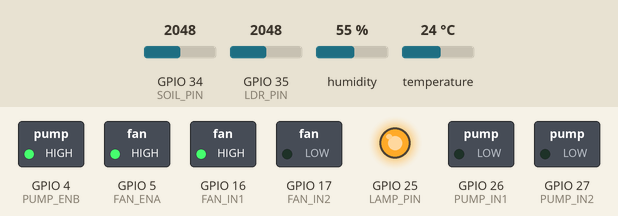
Simulated run of this sketch. Board: ESP32. Shown: switched loads named in the sketch (green lamp = pin HIGH), output pins drawn as LEDs (lit = HIGH). Inputs (shaded band) come from the test bench; at power-on: humidity 55 %, GPIO 34 (SOIL_PIN) = 2048, GPIO 35 (LDR_PIN) = 2048, temperature 24 °C. WiFi joins after 1.5 s; servers stay silent unless stated; uploads are accepted with an empty reply; what the sketch prints to the serial monitor is not drawn.

Above: at 4.7 s.
4.8 s: humidity set to 69 %
7.3 s: humidity set to 72 %
At 10.3 s:
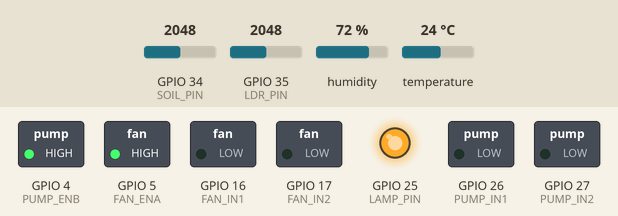
10.9 s: GPIO 34 (SOIL_PIN) set to 2164
At 11.3 s:
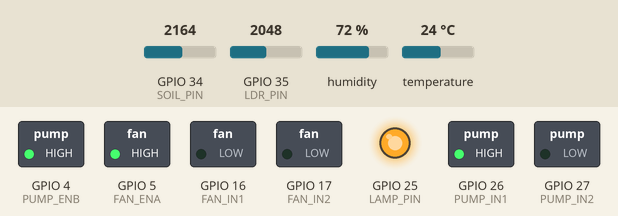
12.5 s: GPIO 35 (LDR_PIN) set to 2090
14.0 s: GPIO 35 (LDR_PIN) set to 2166
At 15.4 s:
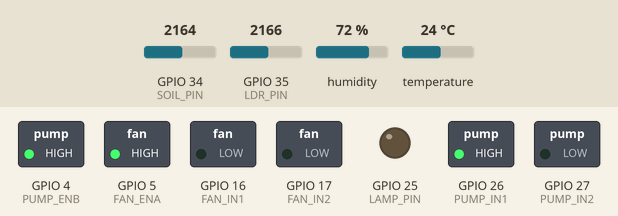
15.7 s: temperature set to 33 °C
At 16.5 s:
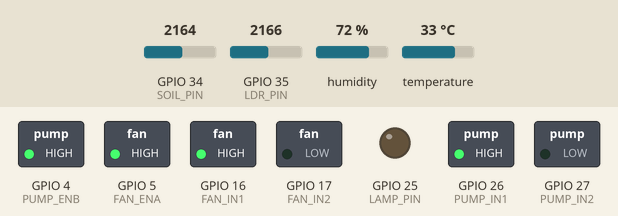
Timing chart, 0 to 18.4 s (numbered marks = the images above; inputs shaded):
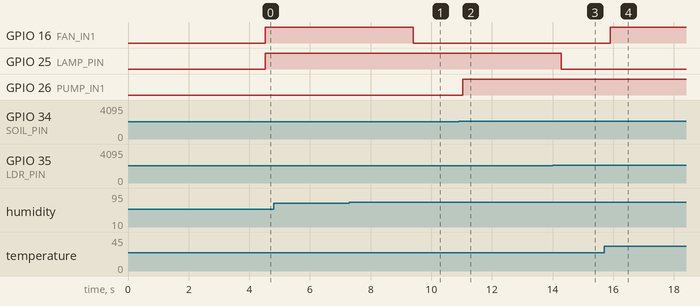

Measured:
- the behaviour switches between 70 and 71 % on humidity (found by bisection; images 0 and 1)
- the behaviour switches between 2117 and 2118 on GPIO 34 (SOIL_PIN) (found by bisection; images 1 and 2)
- the behaviour switches between 2120 and 2121 on GPIO 35 (LDR_PIN) (found by bisection; images 2 and 3)
- after the input at 4.8 s, every drawn part: stays the same
- after the input at 7.3 s, GPIO 16 (FAN_IN1): HIGH → LOW after 2.1 s
- after the input at 10.9 s, GPIO 26 (PUMP_IN1): LOW → HIGH after 0.13 s
- after the input at 12.5 s, every drawn part: stays the same
- after the input at 14.0 s, GPIO 25 (LAMP_PIN): HIGH → LOW after 0.28 s
- after the input at 15.7 s, GPIO 16 (FAN_IN1): LOW → HIGH after 0.21 s

The sketch:

esp32-iot-dashboard-REST.ino
```cpp
/**
 * IoT Dashboard - ESP32 Firebase REST API (OPTIMIZED)
 * Lebih reliable daripada Firebase library
 * Real-time updates: 1 detik untuk sensor, instan untuk manual control
 */

#include <WiFi.h>
#include <HTTPClient.h>
#include <ArduinoJson.h>
#include <DHT.h>

// =======================
//   WIFI & FIREBASE
// =======================
#define WIFI_SSID     "F6"
#define WIFI_PASSWORD "kodok321"

#define DATABASE_URL  "https://iot-dashboard-ca956-default-rtdb.asia-southeast1.firebasedatabase.app"

// =======================
//   PIN SENSOR
// =======================
#define DHTPIN   23
#define DHTTYPE  DHT22
#define SOIL_PIN 34
#define LDR_PIN  35
DHT dht(DHTPIN, DHTTYPE);

// =======================
//  KALIBRASI SENSOR
// =======================
int airValue   = 3000;
int waterValue = 1200;
float Rfixed = 10000.0;

// =======================
//   PIN AKTUATOR
// =======================
#define FAN_IN1   16
#define FAN_IN2   17
#define FAN_ENA   5

#define PUMP_IN1  26
#define PUMP_IN2  27
#define PUMP_ENB  4

#define LAMP_PIN  25

// =======================
//   BATAS AUTO MODE
// =======================
const float TEMP_HIGH        = 32.0;
const float HUMID_LOW        = 71.0;
const float SOIL_LOW_PERCENT = 50.0;
const float LUX_LOW          = 22.0;

// =======================
//   TIMER & STATE (OPTIMIZED)
// =======================
unsigned long lastSensorSend = 0;
unsigned long lastCommandRead = 0;
unsigned long lastSeriesSave = 0;

// UPDATED: Real-time intervals
const unsigned long SENSOR_INTERVAL = 1000;       // 1 DETIK (bukan 1 menit)
const unsigned long COMMAND_INTERVAL = 1000;      // 1 DETIK untuk instant response
const unsigned long SERIES_INTERVAL = 60000;      // Tetap 1 menit untuk history

bool fanOn = false;
bool pumpOn = false;
bool lampOn = false;
String currentMode = "AUTO";

// =======================
//   FUNGSI AKTUATOR
// =======================
void setFan(bool on) {
  digitalWrite(FAN_IN1, on ? HIGH : LOW);
  digitalWrite(FAN_IN2, LOW);
  digitalWrite(FAN_ENA, HIGH);
  fanOn = on;
}

void setPump(bool on) {
  digitalWrite(PUMP_IN1, on ? HIGH : LOW);
  digitalWrite(PUMP_IN2, LOW);
  digitalWrite(PUMP_ENB, HIGH);
  pumpOn = on;
}

void setLamp(bool on) {
  digitalWrite(LAMP_PIN, on ? HIGH : LOW);
  lampOn = on;
}

// =======================
//   HTTP HELPER FUNCTIONS
// =======================
bool sendToFirebase(String path, String jsonData) {
  if (WiFi.status() != WL_CONNECTED) {
    Serial.println("❌ WiFi disconnected!");
    return false;
  }

  HTTPClient http;
  String url = DATABASE_URL + path + ".json";

  http.begin(url);
  http.addHeader("Content-Type", "application/json");

  int httpCode = http.PUT(jsonData);
  bool success = (httpCode == 200);

  if (!success) {
    Serial.printf("❌ PUT %s: HTTP %d\n", path.c_str(), httpCode);
  }

  http.end();
  return success;
}

bool readFromFirebase(String path, String& result) {
  if (WiFi.status() != WL_CONNECTED) {
    Serial.println("❌ WiFi disconnected!");
    return false;
  }

  HTTPClient http;
  String url = DATABASE_URL + path + ".json";

  http.begin(url);
  http.addHeader("Content-Type", "application/json");

  int httpCode = http.GET();
  bool success = (httpCode == 200);

  if (success) {
    result = http.getString();
  } else {
    Serial.printf("❌ GET %s: HTTP %d\n", path.c_str(), httpCode);
  }

  http.end();
  return success;
}

// =======================
//        SETUP
// =======================
void setup() {
  Serial.begin(115200);
  delay(1000);

  Serial.println("\n\n===== ESP32 IoT Dashboard (REST API) =====");
  Serial.println("Mode: REAL-TIME (1 second updates)");
  Serial.println("==========================================\n");

  dht.begin();

  // Setup pins
  pinMode(FAN_IN1, OUTPUT);
  pinMode(FAN_IN2, OUTPUT);
  pinMode(FAN_ENA, OUTPUT);
  pinMode(PUMP_IN1, OUTPUT);
  pinMode(PUMP_IN2, OUTPUT);
  pinMode(PUMP_ENB, OUTPUT);
  pinMode(LAMP_PIN, OUTPUT);

  // Initial state
  setFan(false);
  setPump(false);
  setLamp(false);

  // -------- WIFI CONNECTION ---------
  Serial.print("Connecting to WiFi: ");
  Serial.println(WIFI_SSID);

  WiFi.begin(WIFI_SSID, WIFI_PASSWORD);
  int wifiRetry = 0;
  while (WiFi.status() != WL_CONNECTED && wifiRetry < 30) {
    delay(300);
    Serial.print(".");
    wifiRetry++;
  }

  Serial.println();
  if (WiFi.status() == WL_CONNECTED) {
    Serial.println("✅ WiFi Connected!");
    Serial.print("IP: ");
    Serial.println(WiFi.localIP());
  } else {
    Serial.println("❌ WiFi Failed! Continuing anyway...");
  }

  Serial.println("\n✅ Firebase REST API Ready!");
  Serial.println("==========================================\n");

  delay(1000);
}

// =======================
//         LOOP (OPTIMIZED)
// =======================
void loop() {
  unsigned long now = millis();

  // Check WiFi connection
  if (WiFi.status() != WL_CONNECTED) {
    WiFi.reconnect();
  }

  // ======== SEND SENSOR EVERY 1 SECOND (REAL-TIME) ========
  if (now - lastSensorSend >= SENSOR_INTERVAL) {
    readAndSendSensors(now);
    lastSensorSend = now;
  }

  // ======== READ MODE & COMMANDS EVERY 1 SECOND (INSTANT RESPONSE) ========
  if (now - lastCommandRead >= COMMAND_INTERVAL) {
    readModeAndControl();
    lastCommandRead = now;
  }

  delay(10);
}

// =======================
//   BACA & KIRIM SENSOR
// =======================
void readAndSendSensors(unsigned long now) {
  // ======== BACA SENSOR ========
  float h = dht.readHumidity();
  float t = dht.readTemperature();
  if (isnan(h) || isnan(t)) {
    h = 0;
    t = 0;
  }

  int soilRaw = analogRead(SOIL_PIN);
  float soilPercent = map(constrain(soilRaw, waterValue, airValue), waterValue, airValue, 100, 0);
  soilPercent = constrain(soilPercent, 0, 100);

  int ldrRaw = analogRead(LDR_PIN);
  float Vout = ldrRaw * (3.3 / 4095.0);
  Vout = constrain(Vout, 0.01, 3.29);
  float Rldr = (3.3 - Vout) * Rfixed / Vout;
  float R_k = max(Rldr / 1000.0, 0.1);
  float lux = 500.0 / pow(R_k, 1.4);

  unsigned long timestamp = millis();

  // ======== KIRIM SENSOR CURRENT (SETIAP 1 DETIK) ========
  DynamicJsonDocument doc(256);
  doc["value"] = t;
  doc["timestamp"] = timestamp;
  String json;
  serializeJson(doc, json);
  sendToFirebase("/sensors/airTemp/current", json);

  doc.clear();
  doc["value"] = h;
  doc["timestamp"] = timestamp;
  json = "";
  serializeJson(doc, json);
  sendToFirebase("/sensors/airHumidity/current", json);

  doc.clear();
  doc["value"] = soilPercent;
  doc["timestamp"] = timestamp;
  json = "";
  serializeJson(doc, json);
  sendToFirebase("/sensors/soilMoisture/current", json);

  doc.clear();
  doc["value"] = lux;
  doc["timestamp"] = timestamp;
  json = "";
  serializeJson(doc, json);
  sendToFirebase("/sensors/light/current", json);

  // ======== KIRIM SERIES DATA (SETIAP 1 MENIT) ========
  if (now - lastSeriesSave >= SERIES_INTERVAL) {
    doc.clear();
    doc["value"] = t;
    doc["timestamp"] = timestamp;
    json = "";
    serializeJson(doc, json);
    sendToFirebase("/sensors/airTemp/series/" + String(timestamp), json);

    doc.clear();
    doc["value"] = h;
    doc["timestamp"] = timestamp;
    json = "";
    serializeJson(doc, json);
    sendToFirebase("/sensors/airHumidity/series/" + String(timestamp), json);

    doc.clear();
    doc["value"] = soilPercent;
    doc["timestamp"] = timestamp;
    json = "";
    serializeJson(doc, json);
    sendToFirebase("/sensors/soilMoisture/series/" + String(timestamp), json);

    doc.clear();
    doc["value"] = lux;
    doc["timestamp"] = timestamp;
    json = "";
    serializeJson(doc, json);
    sendToFirebase("/sensors/light/series/" + String(timestamp), json);

    lastSeriesSave = now;
  }

  // ======== DEBUG SERIAL ========
  Serial.println("===== SENSOR DATA (Real-time) =====");
  Serial.printf("Suhu       : %.1f °C\n", t);
  Serial.printf("Kelembapan : %.1f %%\n", h);
  Serial.printf("Tanah      : %.1f %%\n", soilPercent);
  Serial.printf("Cahaya     : %.1f lux\n", lux);
  Serial.println("====================================\n");
}

// =======================
//   BACA MODE & CONTROL
// =======================
void readModeAndControl() {
  // ======== BACA SYSTEM MODE ========
  String modeResponse;
  if (readFromFirebase("/system/mode", modeResponse)) {
    modeResponse.trim();
    // Remove quotes if present
    if (modeResponse.startsWith("\"")) {
      modeResponse = modeResponse.substring(1, modeResponse.length() - 1);
    }
    // Convert to lowercase untuk case-insensitive comparison
    modeResponse.toLowerCase();
    if (modeResponse == "manual" || modeResponse == "auto") {
      currentMode = modeResponse;
      Serial.printf("📡 Mode updated: %s\n", currentMode.c_str());
    }
  }

  if (currentMode == "manual") {
    // ======== MANUAL MODE - READ COMMANDS (INSTANT) ========
    readManualCommands();
  } else {
    // ======== AUTO MODE - APPLY LOGIC ========
    runAutoLogic();
  }

  // ======== APPLY ACTUATOR STATES ========
  setFan(fanOn);
  setPump(pumpOn);
  setLamp(lampOn);

  // ======== SEND ACTUATOR STATUS ========
  DynamicJsonDocument doc(256);
  doc["isOn"] = lampOn;
  String json;
  serializeJson(doc, json);
  sendToFirebase("/actuators/lamp/state", json);

  doc.clear();
  doc["isOn"] = fanOn;
  json = "";
  serializeJson(doc, json);
  sendToFirebase("/actuators/fan/state", json);

  doc.clear();
  doc["isOn"] = pumpOn;
  json = "";
  serializeJson(doc, json);
  sendToFirebase("/actuators/pump/state", json);

  Serial.println("===== STATUS =====");
  Serial.printf("Mode: %s\n", currentMode.c_str());
  Serial.printf("Lamp: %s | Fan: %s | Pump: %s\n",
    lampOn ? "ON" : "OFF",
    fanOn ? "ON" : "OFF",
    pumpOn ? "ON" : "OFF"
  );
  Serial.println("==================\n");
}

// =======================
//   MANUAL MODE COMMANDS
// =======================
void readManualCommands() {
  // Baca lamp command
  String response;
  if (readFromFirebase("/actuators/lamp/command", response)) {
    DynamicJsonDocument doc(256);
    if (deserializeJson(doc, response) == DeserializationError::Ok) {
      if (doc.containsKey("isOn")) {
        lampOn = doc["isOn"].as<bool>();
      }
    }
  }

  // Baca fan command
  response = "";
  if (readFromFirebase("/actuators/fan/command", response)) {
    DynamicJsonDocument doc(256);
    if (deserializeJson(doc, response) == DeserializationError::Ok) {
      if (doc.containsKey("isOn")) {
        fanOn = doc["isOn"].as<bool>();
      }
    }
  }

  // Baca pump command
  response = "";
  if (readFromFirebase("/actuators/pump/command", response)) {
    DynamicJsonDocument doc(256);
    if (deserializeJson(doc, response) == DeserializationError::Ok) {
      if (doc.containsKey("isOn")) {
        pumpOn = doc["isOn"].as<bool>();
      }
    }
  }
}

// =======================
//   AUTO MODE LOGIC
// =======================
void runAutoLogic() {
  // Baca sensor terbaru
  float h = dht.readHumidity();
  float t = dht.readTemperature();
  if (isnan(h) || isnan(t)) { h = 0; t = 0; }

  int soilRaw = analogRead(SOIL_PIN);
  float soilPercent = map(constrain(soilRaw, waterValue, airValue), waterValue, airValue, 100, 0);
  soilPercent = constrain(soilPercent, 0, 100);

  int ldrRaw = analogRead(LDR_PIN);
  float Vout = ldrRaw * (3.3 / 4095.0);
  Vout = constrain(Vout, 0.01, 3.29);
  float Rldr = (3.3 - Vout) * Rfixed / Vout;
  float R_k = max(Rldr / 1000.0, 0.1);
  float lux = 500.0 / pow(R_k, 1.4);

  // ======== LOGIKA AUTO ========
  fanOn  = (t > TEMP_HIGH || h < HUMID_LOW);
  pumpOn = (soilPercent < SOIL_LOW_PERCENT);
  lampOn = (lux < LUX_LOW);
}
```
